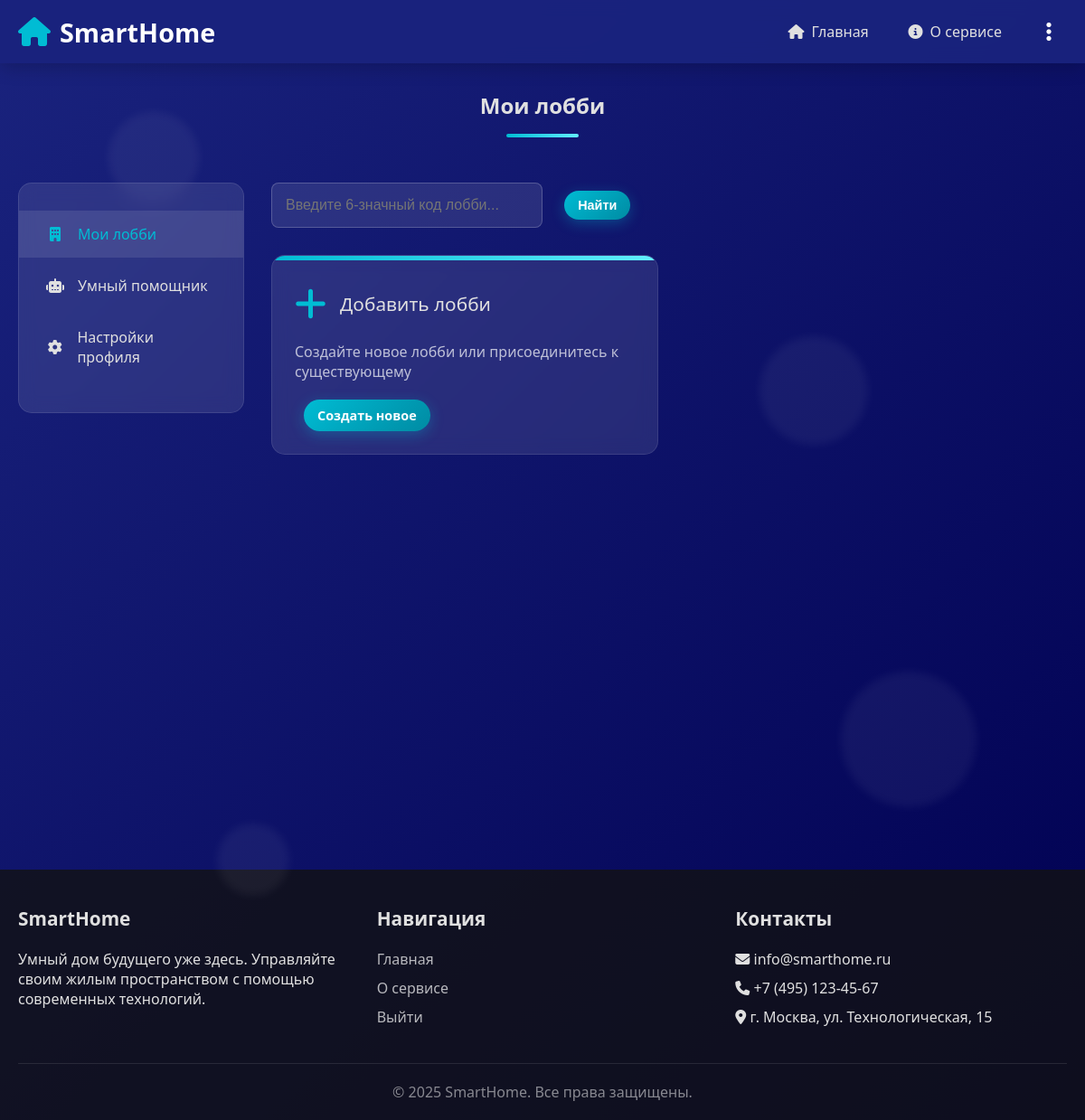
The app's page /lobby/ (signed in), older data.
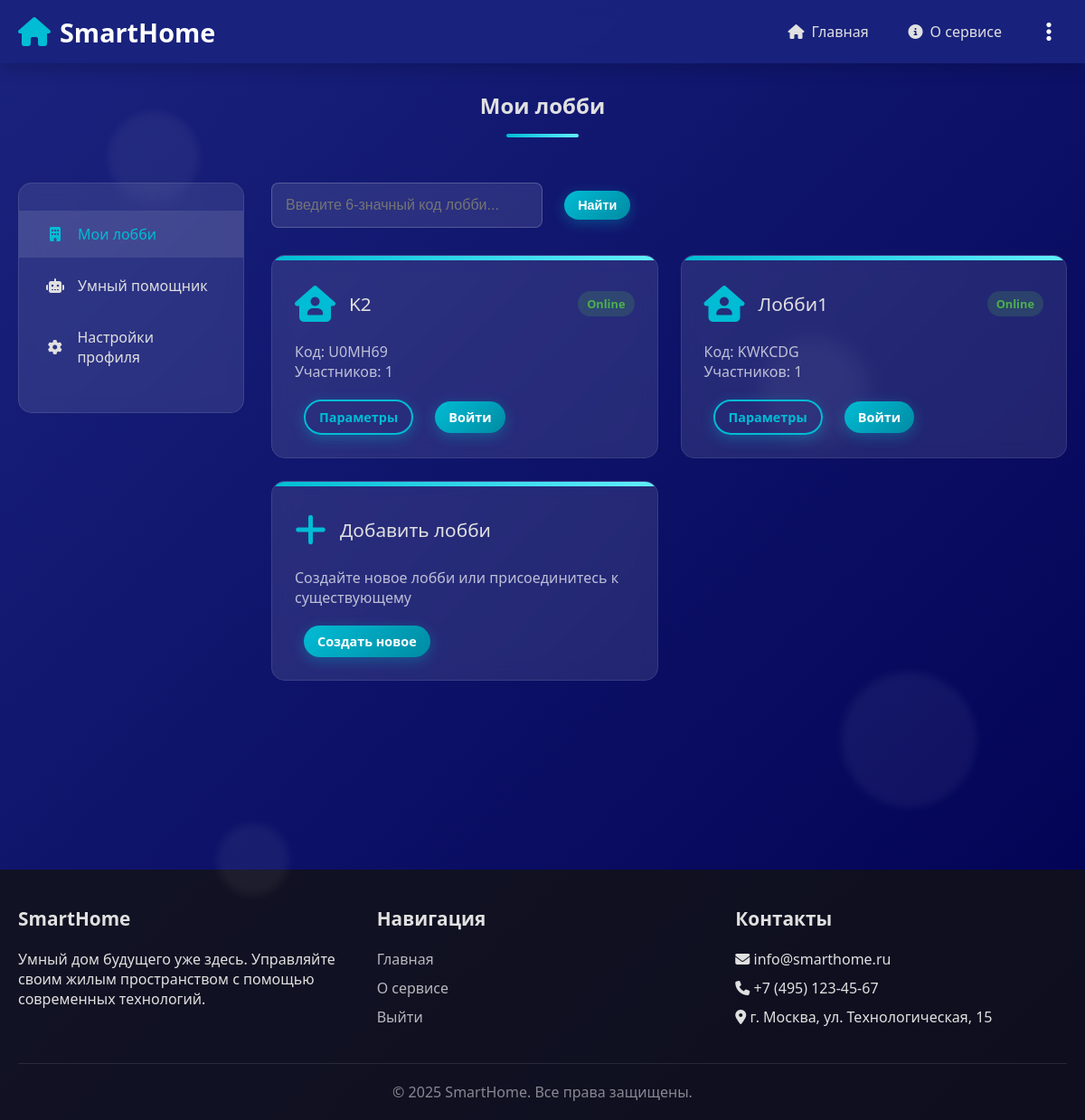
The same page, newer data.
### core/models.py (models this page shows, shortened)
class Lobby(models.Model):
    name = models.CharField(max_length=255)
    code = models.CharField(max_length=6, unique=True, blank=True)
    owner = models.ForeignKey(User, on_delete=models.CASCADE, related_name="owned_lobbies")
    icon = models.CharField(max_length=50, choices=ICON_CHOICES, default="fa-house-user")
    is_public = models.BooleanField(default=True)
    is_active = models.BooleanField(default=True)
    created_at = models.DateTimeField(default=timezone.now)

### core/views.py (the view)
# urls.py: path("lobby/", views.lobby, name="lobby"),
@login_required
def lobby(request):
    query = request.GET.get("code", "").strip()
    error_message = None
    if query:
        try:
            lobby_obj = Lobby.objects.get(code=query, is_public=True)
            lobbies = [lobby_obj]
        except Lobby.DoesNotExist:
            lobbies = Lobby.objects.filter(memberships__user=request.user)
            error_message = "Лобби с таким идентификатором не найдено или оно приватное."
    else:
        lobbies = Lobby.objects.filter(memberships__user=request.user)
    for lb in lobbies:
        membership = LobbyMembership.objects.filter(user=request.user, lobby=lb).first()
        lb.user_role = membership.role if membership else None
    return render(request, "core/lobby.html", {
        "lobbies": lobbies,
        "search_query": query,
        "error_message": error_message,
    })

### core/templates/core/lobby.html (shortened to what this page needs)
{% extends "core/base.html" %}
{% block content %}
<section class="account">
    <div class="container">
        <h2 class="section-title">Мои лобби</h2>
        <div class="account-container">
            <div class="sidebar">
                <ul class="sidebar-nav">
                    <li><a href="#" class="active"><i class="fas fa-building"></i> Мои лобби</a></li>
                    <li><a href="{% url 'assistant' %}"><i class="fas fa-robot"></i> Умный помощник</a></li>
                    <li><a href="{% url 'settings' %}"><i class="fas fa-cog"></i> Настройки профиля</a></li>
                </ul>
            </div>
            <div class="account-content">
                <form method="get" style="margin-bottom: 30px;">
                    <input type="text"
                           name="code"
                           value="{{ search_query|default:'' }}"
                           class="form-input"
                           placeholder="Введите 6-значный код лобби..."
                           style="max-width: 300px; display: inline-block; margin-right: 10px;">
                    <button type="submit" class="btn btn-small">Найти</button>
                </form>
                <div class="devices-grid">
                    {% for lobby in lobbies %}
                    <div class="device-card">
                        <div class="device-header">
                            <div class="device-icon">
                                <i class="fas {{ lobby.icon }}"></i>
                            </div>
                            <div class="device-title">{{ lobby.name }}</div>
                            {% if lobby.is_active %}
                                <div class="device-status status-online">Online</div>
                            {% else %}
                                <div class="device-status status-offline">Offline</div>
                            {% endif %}
                        </div>
                        <div class="device-info">
                            Код: {{ lobby.code }} <br>
                            Участников: {{ lobby.memberships.count }}
                        </div>
                        <div class="device-actions">
                            <form action="{% url 'lobby_leave' lobby.id %}" method="post" style="display:inline;">
                                <div class="default-actions">
                                    <a href="{% url 'lobby_set' lobby.id %}" class="btn btn-small btn-outline">Параметры</a>
                                    <a href="{% url 'lobby_detail' lobby.id %}" class="btn btn-small enter-btn">Войти</a>
                                </div>
                            </form>
                        </div>
                    </div>
                    {% endfor %}
                    <div class="device-card add-device-card">
                        <div class="device-header">
                            <div class="device-icon">
                                <i class="fas fa-plus"></i>
                            </div>
                            <div class="device-title">Добавить лобби</div>
                        </div>
                        <div class="device-info">
                            Создайте новое лобби или присоединитесь к существующему
                        </div>
                        <div class="device-actions">
                            <a href="{% url 'lobby_cre' %}" class="btn btn-small">Создать новое</a>
                        </div>
                    </div>
                </div>
            </div>
        </div>
    </div>
</section>
{% endblock %}

### core/templates/core/base.html (shortened to what this page needs)
{% load static %}
<!DOCTYPE html>
<html lang="ru">
<head>
    <link rel="stylesheet" href="https://cdnjs.cloudflare.com/ajax/libs/font-awesome/6.4.0/css/all.min.css">
</head>
<body>
    <div class="floating-elements">
        <div class="floating-element"></div>
        <div class="floating-element"></div>
        <div class="floating-element"></div>
        <div class="floating-element"></div>
    </div>
    <nav class="navbar">
        <div class="container nav-container">
            <a href="{% url 'home' %}" class="logo">
                <i class="fas fa-home"></i> SmartHome
            </a>
            <ul class="nav-links">
                <li><a href="{% url 'home' %}"><i class="fas fa-home"></i> Главная</a></li>
                <li><a href="{% url 'about' %}"><i class="fas fa-info-circle"></i> О сервисе</a></li>
                <li class="menu-toggle" onclick="toggleDropdown()">
                    <i class="fas fa-ellipsis-v"></i>
                </li>
            </ul>
        </div>
    </nav>
    <main>
        {% block content %}{% endblock %}
    </main>
    <footer class="footer">
        <div class="container">
            <div class="footer-content">
                <div class="footer-section">
                    <h3>SmartHome</h3>
                    <p>Умный дом будущего уже здесь. Управляйте своим жилым пространством с помощью современных технологий.</p>
                </div>
                <div class="footer-section">
                    <h3>Навигация</h3>
                    <ul class="footer-links">
                        <li><a href="{% url 'home' %}">Главная</a></li>
                        <li><a href="{% url 'about' %}">О сервисе</a></li>
                        {% if user.is_authenticated %}
                            <li><a href="{% url 'logout' %}">Выйти</a></li>
                        {% else %}
                            <li><a href="{% url 'login_page' %}">Вход</a></li>
                            <li><a href="{% url 'login_page' %}?tab=register">Регистрация</a></li>
                        {% endif %}
                    </ul>
                </div>
                <div class="footer-section">
                    <h3>Контакты</h3>
                    <ul class="footer-links">
                        <li><i class="fas fa-envelope"></i> info@smarthome.ru</li>
                        <li><i class="fas fa-phone"></i> +7 (495) 123-45-67</li>
                        <li><i class="fas fa-map-marker-alt"></i> г. Москва, ул. Технологическая, 15</li>
                    </ul>
                </div>
            </div>
            <div class="footer-bottom">
                <p>&copy; 2025 SmartHome. Все права защищены.</p>
            </div>
        </div>
    </footer>
</body>
</html>

Row changes from the older to the newer data that the page shows:
added Lobby: name "K2", is_active "Online", code "U0MH69", memberships.count "1"
added Lobby: name "Лобби1", is_active "Online", code "KWKCDG", memberships.count "1"
